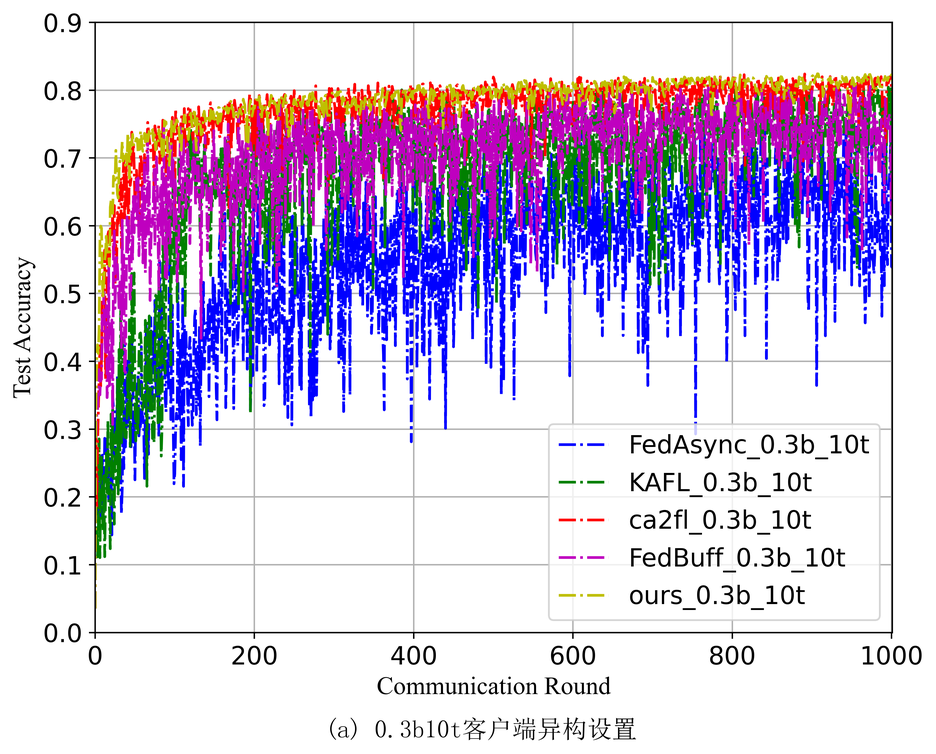
#> input picture dataplot/FMnist/acc0.3b10t/photo/acc_3b10t_plot.png, 936 x 754 px, shrunk from 3640 x 2932 before the run
$ python acc_photo.py
#> lines starting #> are read from the running program, lines starting #| are printed output that depends on the picture
from PIL import Image

# 打开四张图片
img_a = Image.open("./acc0.3b10t/photo/acc_3b10t_plot.png")
#> img_a is the input picture: PIL image 936x754 RGBA; mean R, G, B, A 212.3, 201.1, 226.1, 255
img_b = Image.open("./acc0.3b100t/photo/acc_3b100t_plot.png")
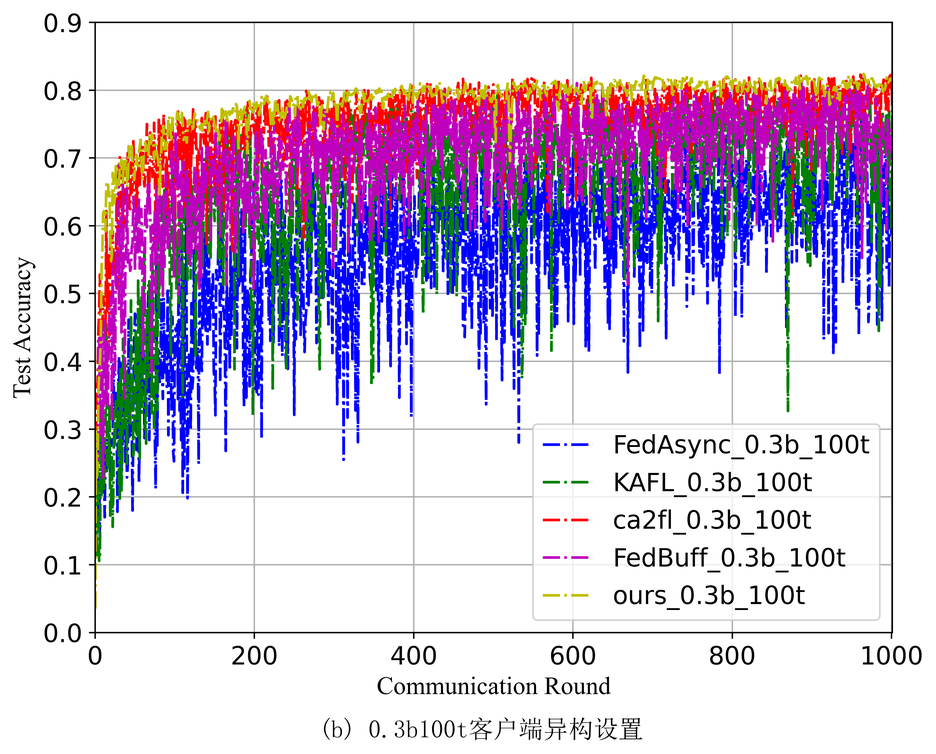
#> input picture dataplot/FMnist/acc0.3b100t/photo/acc_3b100t_plot.png, 936 x 754 px, shrunk from 3640 x 2932 before the run
#> img_b is the input picture: PIL image 936x754 RGBA; mean R, G, B, A 211.9, 199.5, 223.1, 255
img_c = Image.open("./acc0.7b10t/photo/acc_7b10t_plot.png")
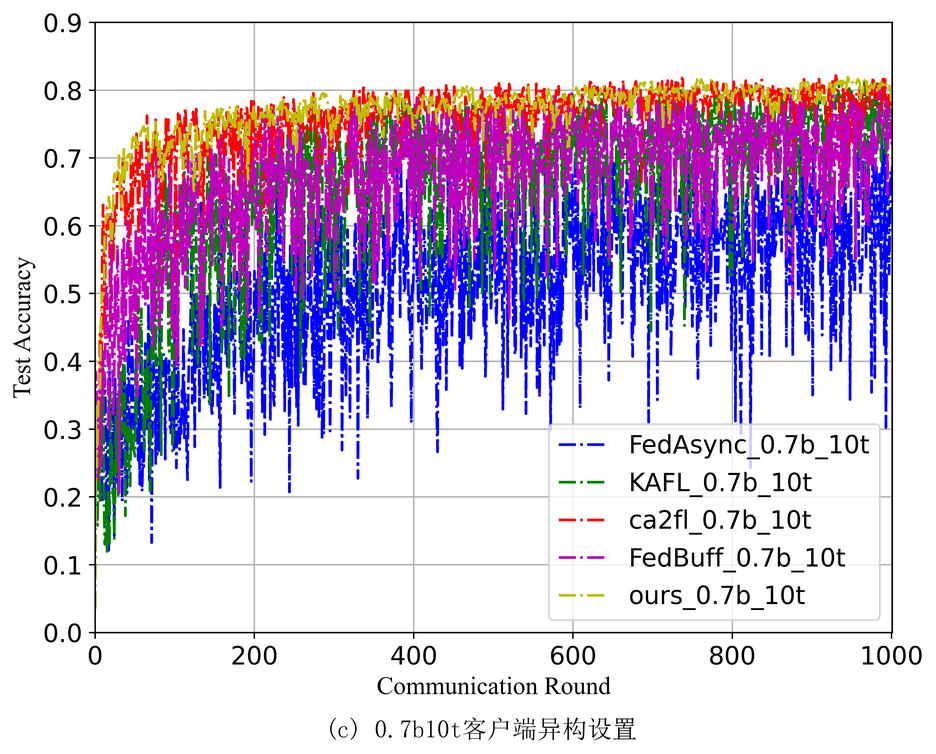
#> input picture dataplot/FMnist/acc0.7b10t/photo/acc_7b10t_plot.png, 936 x 754 px, shrunk from 3640 x 2932 before the run
#> img_c is the input picture: PIL image 936x754 RGBA; mean R, G, B, A 210.1, 194.7, 224.5, 255
img_d = Image.open("./acc0.7b100t/photo/acc_7b100t_plot.png")
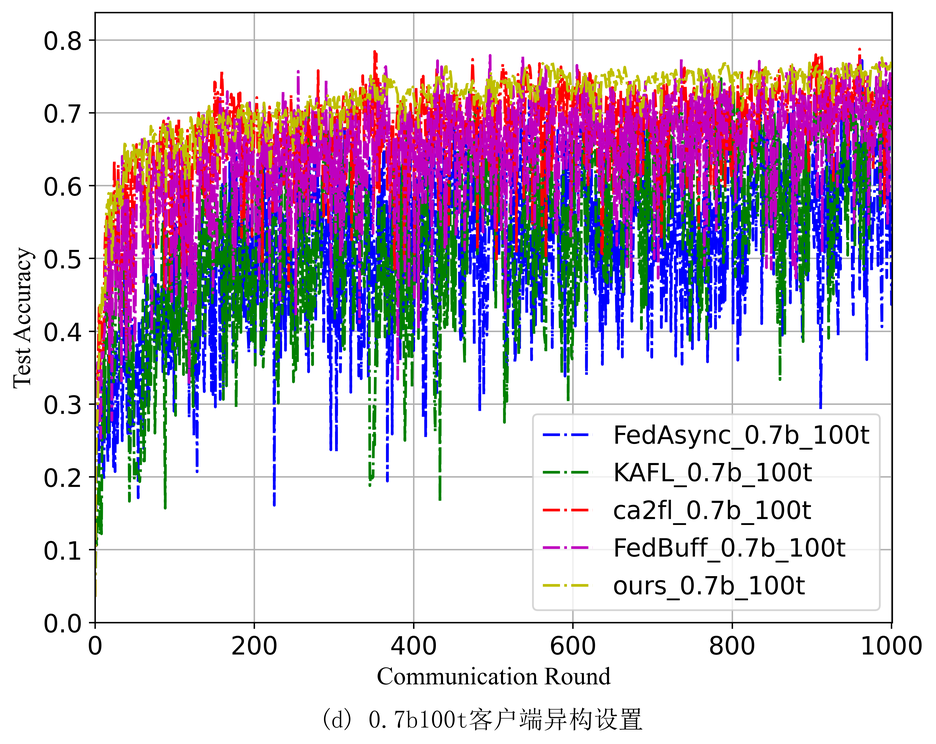
#> input picture dataplot/FMnist/acc0.7b100t/photo/acc_7b100t_plot.png, 936 x 744 px, shrunk from 3640 x 2894 before the run
#> img_d is the input picture: PIL image 936x744 RGBA; mean R, G, B, A 208.2, 194.9, 213.1, 255

# 获取各图片的尺寸
w_a, h_a = img_a.size
#> w_a = 936; h_a = 754
w_b, h_b = img_b.size
#> w_b = 936; h_b = 754
w_c, h_c = img_c.size
#> w_c = 936; h_c = 754
w_d, h_d = img_d.size
#> w_d = 936; h_d = 744

# 计算新图的宽度和高度
new_width = max(w_a, w_c) + max(w_b, w_d)
#> new_width = 1872
new_height = max(h_a, h_b) + max(h_c, h_d)
#> new_height = 1508

# 创建一个空白新图（白色背景）
new_img = Image.new("RGB", (new_width, new_height), color=(255, 255, 255))
#> new_img: PIL image 1872x1508 RGB; every value is 255

# 粘贴四张图片到新图对应角落
new_img.paste(img_a, (0, 0))  # 左上
new_img.paste(img_b, (new_width - w_b, 0))  # 右上
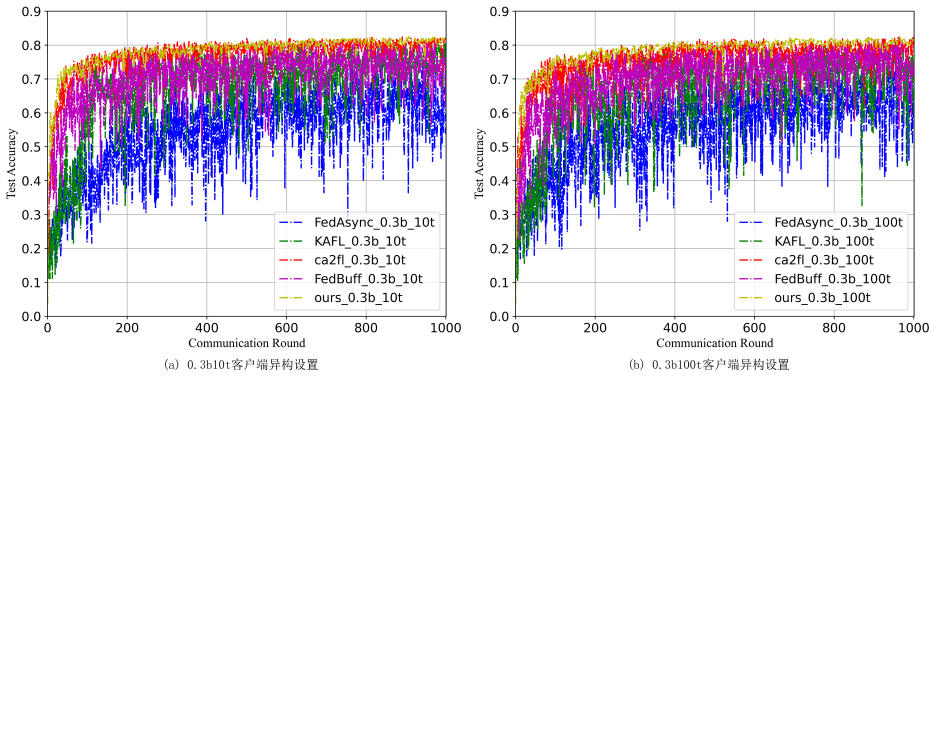
#> new_img: PIL image 1872x1508 RGB (shown at 1/2 size); mean R, G, B 233.5, 227.6, 239.8
new_img.paste(img_c, (0, new_height - h_c))  # 左下
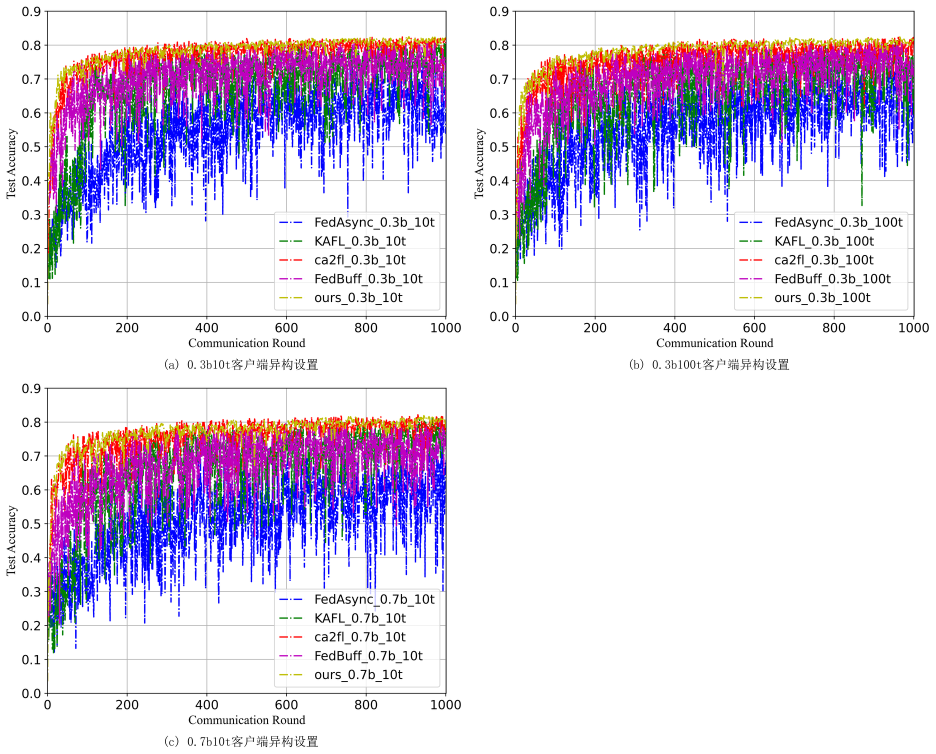
#> new_img: PIL image 1872x1508 RGB (shown at 1/2 size); mean R, G, B 222.3, 212.6, 232.2
new_img.paste(img_d, (new_width - w_d, new_height - h_d))  # 右下
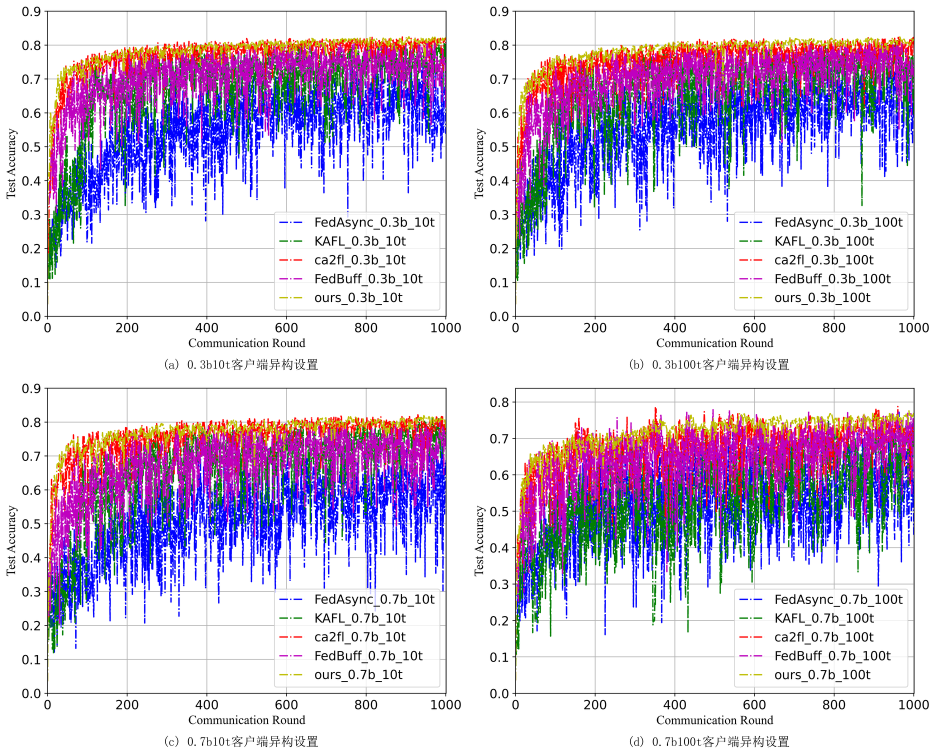
#> new_img: PIL image 1872x1508 RGB (shown at 1/2 size); mean R, G, B 210.8, 197.7, 221.8

# 保存新图
new_img.save("acc.jpg")

print("拼接完成，已保存为 output.jpg")
